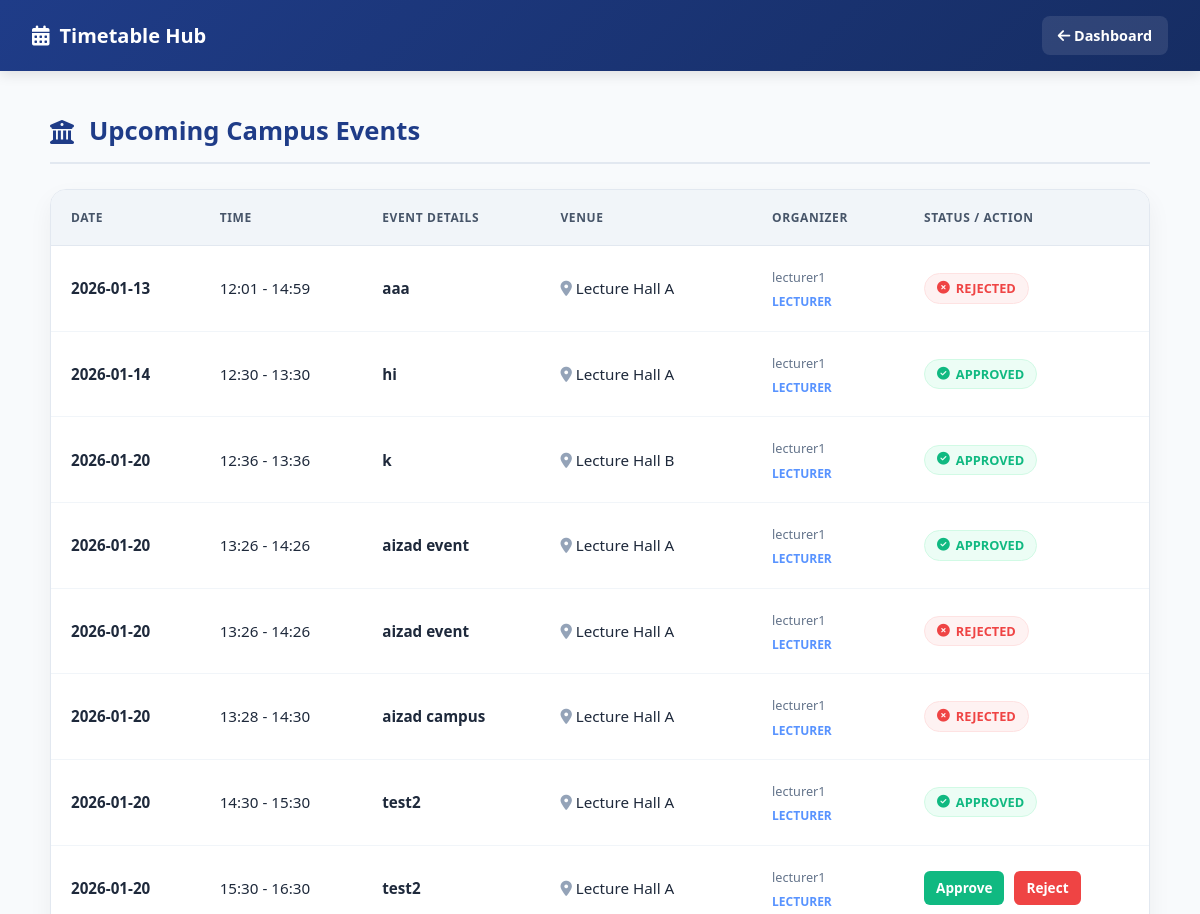
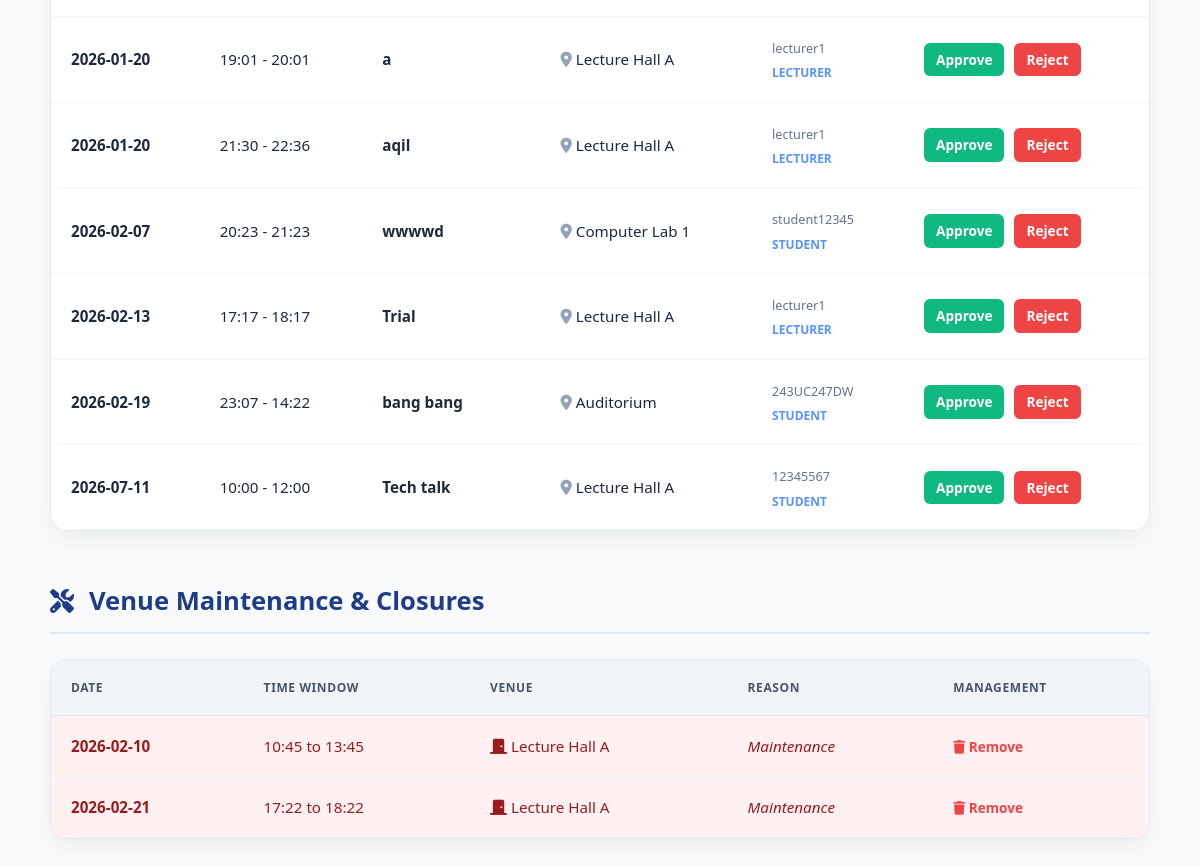
The app's page /timetable (signed in) with its own data (2 pictures, top to bottom).
### tables this page shows
CREATE TABLE venue_bookings (
    id INTEGER PRIMARY KEY AUTOINCREMENT,
    title TEXT NOT NULL,
    date TEXT NOT NULL,
    start_time TEXT NOT NULL,
    end_time TEXT NOT NULL,
    location TEXT NOT NULL,
    booked_by TEXT NOT NULL,
    user_role TEXT NOT NULL
, status TEXT DEFAULT 'pending');

CREATE TABLE venue_unavailability (
    id INTEGER PRIMARY KEY AUTOINCREMENT,
    location TEXT NOT NULL,
    date TEXT NOT NULL,
    start_time TEXT NOT NULL,
    end_time TEXT NOT NULL,
    reason TEXT NOT NULL
);

### app.py (the view)
@app.route('/timetable')
def timetable():
    events = query_db(
        ADMIN_DB,
        """
        SELECT
            id,
            title,
            date,
            start_time,
            end_time,
            location,
            booked_by,
            user_role,
            status
        FROM venue_bookings
        ORDER BY date, start_time
        """
    )
    unavailable = query_db(
        ADMIN_DB,
        """
        SELECT
            location,
            date,
            start_time,
            end_time,
            reason
        FROM venue_unavailability
        ORDER BY date, start_time
        """
    )
    return render_template(
        'timetable.html',
        events=events,
        unavailable=unavailable
    )

### app.py (called while the page is built)
def query_db(db, query, args=(), one=False):
    conn = sqlite3.connect(db)
    conn.row_factory = sqlite3.Row
    cur = conn.cursor()
    cur.execute(query, args)
    conn.commit()
    result = cur.fetchall()
    conn.close()
    return result[0] if one and result else result

### templates/timetable.html (shortened to what this page needs)
<!DOCTYPE html>
<html lang="en">
<head>
    <link rel="stylesheet" href="https://cdnjs.cloudflare.com/ajax/libs/font-awesome/6.4.0/css/all.min.css">
</head>
<body>
<div class="navbar">
    <h3><i class="fas fa-calendar-alt"></i> Timetable Hub</h3>
    <a href="{{ url_for('dashboard') }}"><i class="fas fa-arrow-left"></i> Dashboard</a>
</div>
<div class="container">
    <div class="section-header">
        <i class="fas fa-university"></i>
        <h2>Upcoming Campus Events</h2>
    </div>
    <div class="table-card">
        <table>
            <thead>
                <tr>
                    <th>Date</th>
                    <th>Time</th>
                    <th>Event Details</th>
                    <th>Venue</th>
                    <th>Organizer</th>
                    <th>Status / Action</th>
                </tr>
            </thead>
            <tbody>
                {% for event in events %}
                <tr>
                    <td><strong>{{ event[2] }}</strong></td>
                    <td>{{ event[3] }} - {{ event[4] }}</td>
                    <td><strong>{{ event[1] }}</strong></td>
                    <td><i class="fas fa-map-marker-alt" style="color:#94a3b8"></i> {{ event[5] }}</td>
                    <td>
                        <small style="color: #64748b;">{{ event[6] }}</small><br>
                        <span style="font-size: 0.75rem; font-weight: 600; color: var(--secondary)">{{ event[7] | upper }}</span>
                    </td>
                    <td>
                        {% if session.get('role') == 'admin' and event[8] == 'pending' %}
                            <div class="admin-actions">
                                <a href="{{ url_for('approve_reject_booking', booking_id=event[0], action='approve') }}" class="action-btn approve-btn">Approve</a>
                                <a href="{{ url_for('approve_reject_booking', booking_id=event[0], action='reject') }}" class="action-btn reject-btn">Reject</a>
                            </div>
                        {% else %}
                            {% if event[8] == 'pending' %}
                                <span class="status-badge badge-pending"><i class="fas fa-hourglass-half"></i> Pending</span>
                            {% elif event[8] == 'approved' %}
                                <span class="status-badge badge-approved"><i class="fas fa-check-circle"></i> Approved</span>
                            {% elif event[8] == 'rejected' %}
                                <span class="status-badge badge-rejected"><i class="fas fa-times-circle"></i> Rejected</span>
                            {% else %}
                                {{ event[8] }}
                            {% endif %}
                        {% endif %}
                    </td>
                </tr>
                {% else %}
                <tr>
                    <td colspan="6" style="text-align: center; color: #94a3b8; padding: 40px;">No events scheduled yet.</td>
                </tr>
                {% endfor %}
            </tbody>
        </table>
    </div>
    <div class="section-header">
        <i class="fas fa-tools"></i>
        <h2>Venue Maintenance & Closures</h2>
    </div>
    <div class="table-card">
        <table>
            <thead>
                <tr>
                    <th>Date</th>
                    <th>Time Window</th>
                    <th>Venue</th>
                    <th>Reason</th>
                    {% if session.get('role') == 'admin' %}
                    <th>Management</th>
                    {% endif %}
                </tr>
            </thead>
            <tbody>
                {% for u in unavailable %}
                <tr class="row-unavailable">
                    <td><strong>{{ u[1] }}</strong></td>
                    <td>{{ u[2] }} to {{ u[3] }}</td>
                    <td><i class="fas fa-door-closed"></i> {{ u[0] }}</td>
                    <td class="reason-tag">{{ u[4] or 'Restricted Access' }}</td>
                    {% if session.get('role') == 'admin' %}
                    <td>
                        <a href="{{ url_for('delete_unavailability', uid=u[0], date=u[1], start=u[2]) }}" class="remove-btn">
                            <i class="fas fa-trash"></i> Remove
                        </a>
                    </td>
                    {% endif %}
                </tr>
                {% else %}
                <tr>
                    <td colspan="5" style="text-align: center; color: #94a3b8; padding: 40px;">All venues are currently available.</td>
                </tr>
                {% endfor %}
            </tbody>
        </table>
    </div>
</div>
</body>
</html>

### templates/timetable.html (style rules this page uses)
:root { --primary: #1f3c88; --secondary: #5893ff; --bg: #f8fafc; --text: #1e293b; --border: #e2e8f0; --pending: #f59e0b; --approved: #10b981; --rejected: #ef4444; --unavailable-bg: #fff1f2; --unavailable-text: #991b1b; }
body { font-family: 'Segoe UI', sans-serif; background-color: var(--bg); color: var(--text); margin: 0; line-height: 1.6; }
.navbar { background: linear-gradient(135deg, var(--primary) 0%, #162d63 100%); color: white; padding: 1rem 2rem; display: flex; justify-content: space-between; align-items: center; box-shadow: 0 4px 12px rgba(0,0,0,0.1); position: sticky; top: 0; z-index: 1000; }
.navbar h3 { margin: 0; font-size: 1.25rem; display: flex; align-items: center; gap: 10px; }
.navbar a { color: white; text-decoration: none; font-weight: 600; font-size: 0.9rem; padding: 8px 16px; background: rgba(255,255,255,0.1); border-radius: 8px; transition: all 0.3s ease; }
.container { max-width: 1100px; margin: 40px auto; padding: 0 20px 60px; }
.section-header { display: flex; align-items: center; gap: 15px; margin-bottom: 25px; padding-bottom: 10px; border-bottom: 2px solid var(--border); }
.section-header i { font-size: 1.5rem; color: var(--primary); }
h2 { margin: 0; color: var(--primary); font-size: 1.6rem; }
.table-card { background: white; border-radius: 16px; box-shadow: 0 10px 25px rgba(0,0,0,0.05); overflow: hidden; border: 1px solid var(--border); margin-bottom: 50px; }
table { width: 100%; border-collapse: collapse; text-align: left; }
th { background-color: #f1f5f9; color: #475569; font-weight: 700; text-transform: uppercase; font-size: 0.75rem; letter-spacing: 0.05em; padding: 18px 20px; border-bottom: 1px solid var(--border); }
td { padding: 18px 20px; border-bottom: 1px solid #f1f5f9; font-size: 0.95rem; }
tr:last-child td { border-bottom: none; }
.status-badge { display: inline-flex; align-items: center; gap: 6px; padding: 4px 12px; border-radius: 20px; font-size: 0.8rem; font-weight: 700; text-transform: uppercase; }
.badge-approved { background: #ecfdf5; color: var(--approved); border: 1px solid #d1fae5; }
.badge-rejected { background: #fef2f2; color: var(--rejected); border: 1px solid #fee2e2; }
.admin-actions { display: flex; gap: 10px; }
.action-btn { text-decoration: none; padding: 6px 12px; border-radius: 6px; font-size: 0.85rem; font-weight: 700; transition: all 0.2s; }
.approve-btn { background: var(--approved); color: white; }
.reject-btn { background: var(--rejected); color: white; }
.row-unavailable { background-color: var(--unavailable-bg); }
.row-unavailable td { color: var(--unavailable-text); }
.reason-tag { font-style: italic; color: #64748b; }
.remove-btn { color: var(--rejected); text-decoration: none; font-weight: 700; font-size: 0.85rem; }

### records on screen
venue_bookings: date "2026-01-13", start_time "12:01", end_time "14:59", title "aaa", location "Lecture Hall A", booked_by "lecturer1", user_role "LECTURER", status "rejected" (drawn)
venue_bookings: date "2026-01-14", start_time "12:30", end_time "13:30", title "hi", location "Lecture Hall A", booked_by "lecturer1", user_role "LECTURER", status "approved" (drawn)
venue_bookings: date "2026-01-20", start_time "12:36", end_time "13:36", title "k", location "Lecture Hall B", booked_by "lecturer1", user_role "LECTURER", status "approved" (drawn)
venue_bookings: date "2026-01-20", start_time "13:26", end_time "14:26", title "aizad event", location "Lecture Hall A", booked_by "lecturer1", user_role "LECTURER", status "approved" (drawn)
venue_bookings: date "2026-01-20", start_time "13:26", end_time "14:26", title "aizad event", location "Lecture Hall A", booked_by "lecturer1", user_role "LECTURER", status "rejected" (drawn)
venue_bookings: date "2026-01-20", start_time "13:28", end_time "14:30", title "aizad campus", location "Lecture Hall A", booked_by "lecturer1", user_role "LECTURER", status "rejected" (drawn)
venue_bookings: date "2026-01-20", start_time "14:30", end_time "15:30", title "test2", location "Lecture Hall A", booked_by "lecturer1", user_role "LECTURER", status "approved" (drawn)
venue_bookings: date "2026-01-20", start_time "15:30", end_time "16:30", title "test2", location "Lecture Hall A", booked_by "lecturer1", user_role "LECTURER"
venue_bookings: date "2026-01-20", start_time "19:01", end_time "20:01", title "a", location "Lecture Hall A", booked_by "lecturer1", user_role "LECTURER"
venue_bookings: date "2026-01-20", start_time "21:30", end_time "22:36", title "aqil", location "Lecture Hall A", booked_by "lecturer1", user_role "LECTURER"
venue_bookings: date "2026-02-07", start_time "20:23", end_time "21:23", title "wwwwd", location "Computer Lab 1", booked_by "student12345", user_role "STUDENT"
venue_bookings: date "2026-02-13", start_time "17:17", end_time "18:17", title "Trial", location "Lecture Hall A", booked_by "lecturer1", user_role "LECTURER"
venue_bookings: date "2026-02-19", start_time "23:07", end_time "14:22", title "bang bang", location "Auditorium", booked_by "243UC247DW", user_role "STUDENT"
venue_bookings: date "2026-07-11", start_time "10:00", end_time "12:00", title "Tech talk", location "Lecture Hall A", booked_by "12345567", user_role "STUDENT"
venue_unavailability: date "2026-02-10", start_time "10:45", end_time "13:45", location "Lecture Hall A", reason "Maintenance"
venue_unavailability: date "2026-02-21", start_time "17:22", end_time "18:22", location "Lecture Hall A", reason "Maintenance"
